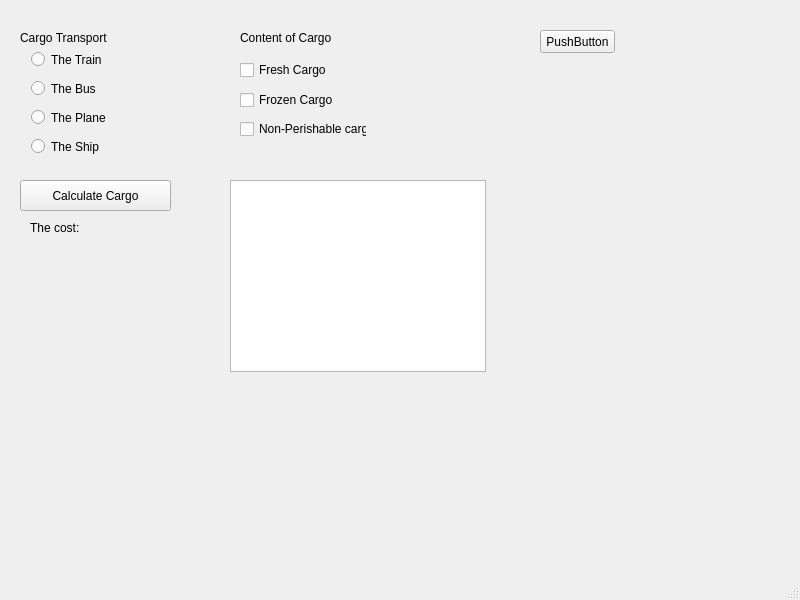
<?xml version="1.0" encoding="UTF-8"?>
<ui version="4.0">
 <class>MainWindow</class>
 <widget class="QMainWindow" name="MainWindow">
  <property name="geometry">
   <rect>
    <x>0</x>
    <y>0</y>
    <width>800</width>
    <height>600</height>
   </rect>
  </property>
  <property name="windowTitle">
   <string>MainWindow</string>
  </property>
  <widget class="QWidget" name="centralwidget">
   <widget class="QPushButton" name="pushButton">
    <property name="geometry">
     <rect>
      <x>540</x>
      <y>30</y>
      <width>75</width>
      <height>23</height>
     </rect>
    </property>
    <property name="text">
     <string>PushButton</string>
    </property>
   </widget>
   <widget class="QLabel" name="label">
    <property name="geometry">
     <rect>
      <x>20</x>
      <y>30</y>
      <width>101</width>
      <height>16</height>
     </rect>
    </property>
    <property name="text">
     <string>Cargo Transport</string>
    </property>
   </widget>
   <widget class="QLabel" name="label_2">
    <property name="geometry">
     <rect>
      <x>90</x>
      <y>220</y>
      <width>51</width>
      <height>13</height>
     </rect>
    </property>
    <property name="text">
     <string/>
    </property>
   </widget>
   <widget class="QPushButton" name="pushButton_2">
    <property name="geometry">
     <rect>
      <x>20</x>
      <y>180</y>
      <width>151</width>
      <height>31</height>
     </rect>
    </property>
    <property name="text">
     <string>Calculate Cargo</string>
    </property>
   </widget>
   <widget class="QLabel" name="label_4">
    <property name="geometry">
     <rect>
      <x>240</x>
      <y>30</y>
      <width>101</width>
      <height>16</height>
     </rect>
    </property>
    <property name="text">
     <string>Content of Cargo</string>
    </property>
   </widget>
   <widget class="QListWidget" name="listWidget">
    <property name="geometry">
     <rect>
      <x>230</x>
      <y>180</y>
      <width>256</width>
      <height>192</height>
     </rect>
    </property>
   </widget>
   <widget class="QWidget" name="">
    <property name="geometry">
     <rect>
      <x>31</x>
      <y>51</y>
      <width>90</width>
      <height>112</height>
     </rect>
    </property>
    <layout class="QFormLayout" name="formLayout">
     <item row="0" column="0">
      <widget class="QRadioButton" name="radioTrain">
       <property name="text">
        <string>The Train</string>
       </property>
      </widget>
     </item>
     <item row="2" column="0">
      <widget class="QRadioButton" name="radioBus">
       <property name="text">
        <string>The Bus</string>
       </property>
      </widget>
     </item>
     <item row="4" column="0">
      <widget class="QRadioButton" name="radioPlane">
       <property name="text">
        <string>The Plane</string>
       </property>
      </widget>
     </item>
     <item row="6" column="0">
      <widget class="QRadioButton" name="radioShip">
       <property name="text">
        <string>The Ship</string>
       </property>
      </widget>
     </item>
     <item row="1" column="0">
      <spacer name="verticalSpacer">
       <property name="orientation">
        <enum>Qt::Vertical</enum>
       </property>
       <property name="sizeHint" stdset="0">
        <size>
         <width>20</width>
         <height>40</height>
        </size>
       </property>
      </spacer>
     </item>
     <item row="3" column="0">
      <spacer name="verticalSpacer_2">
       <property name="orientation">
        <enum>Qt::Vertical</enum>
       </property>
       <property name="sizeHint" stdset="0">
        <size>
         <width>20</width>
         <height>40</height>
        </size>
       </property>
      </spacer>
     </item>
     <item row="5" column="0">
      <spacer name="verticalSpacer_3">
       <property name="orientation">
        <enum>Qt::Vertical</enum>
       </property>
       <property name="sizeHint" stdset="0">
        <size>
         <width>20</width>
         <height>40</height>
        </size>
       </property>
      </spacer>
     </item>
     <item row="7" column="0">
      <spacer name="verticalSpacer_4">
       <property name="orientation">
        <enum>Qt::Vertical</enum>
       </property>
       <property name="sizeHint" stdset="0">
        <size>
         <width>20</width>
         <height>40</height>
        </size>
       </property>
      </spacer>
     </item>
    </layout>
   </widget>
   <widget class="QWidget" name="">
    <property name="geometry">
     <rect>
      <x>30</x>
      <y>220</y>
      <width>53</width>
      <height>15</height>
     </rect>
    </property>
    <layout class="QHBoxLayout" name="horizontalLayout">
     <item>
      <widget class="QLabel" name="label_3">
       <property name="text">
        <string>The cost:</string>
       </property>
      </widget>
     </item>
    </layout>
   </widget>
   <widget class="QWidget" name="">
    <property name="geometry">
     <rect>
      <x>240</x>
      <y>60</y>
      <width>127</width>
      <height>83</height>
     </rect>
    </property>
    <layout class="QVBoxLayout" name="verticalLayout">
     <item>
      <widget class="QCheckBox" name="checkFresh">
       <property name="text">
        <string>Fresh Cargo</string>
       </property>
      </widget>
     </item>
     <item>
      <spacer name="verticalSpacer_5">
       <property name="orientation">
        <enum>Qt::Vertical</enum>
       </property>
       <property name="sizeHint" stdset="0">
        <size>
         <width>20</width>
         <height>40</height>
        </size>
       </property>
      </spacer>
     </item>
     <item>
      <widget class="QCheckBox" name="checkFrozen">
       <property name="text">
        <string>Frozen Cargo</string>
       </property>
      </widget>
     </item>
     <item>
      <spacer name="verticalSpacer_6">
       <property name="orientation">
        <enum>Qt::Vertical</enum>
       </property>
       <property name="sizeHint" stdset="0">
        <size>
         <width>20</width>
         <height>40</height>
        </size>
       </property>
      </spacer>
     </item>
     <item>
      <widget class="QCheckBox" name="checkNonPerish">
       <property name="text">
        <string>Non-Perishable cargo</string>
       </property>
      </widget>
     </item>
     <item>
      <spacer name="verticalSpacer_7">
       <property name="orientation">
        <enum>Qt::Vertical</enum>
       </property>
       <property name="sizeHint" stdset="0">
        <size>
         <width>20</width>
         <height>40</height>
        </size>
       </property>
      </spacer>
     </item>
    </layout>
   </widget>
  </widget>
  <widget class="QMenuBar" name="menubar">
   <property name="geometry">
    <rect>
     <x>0</x>
     <y>0</y>
     <width>800</width>
     <height>21</height>
    </rect>
   </property>
  </widget>
  <widget class="QStatusBar" name="statusbar"/>
  <action name="actiondf">
   <property name="text">
    <string>df</string>
   </property>
  </action>
 </widget>
 <resources/>
 <connections/>
</ui>
